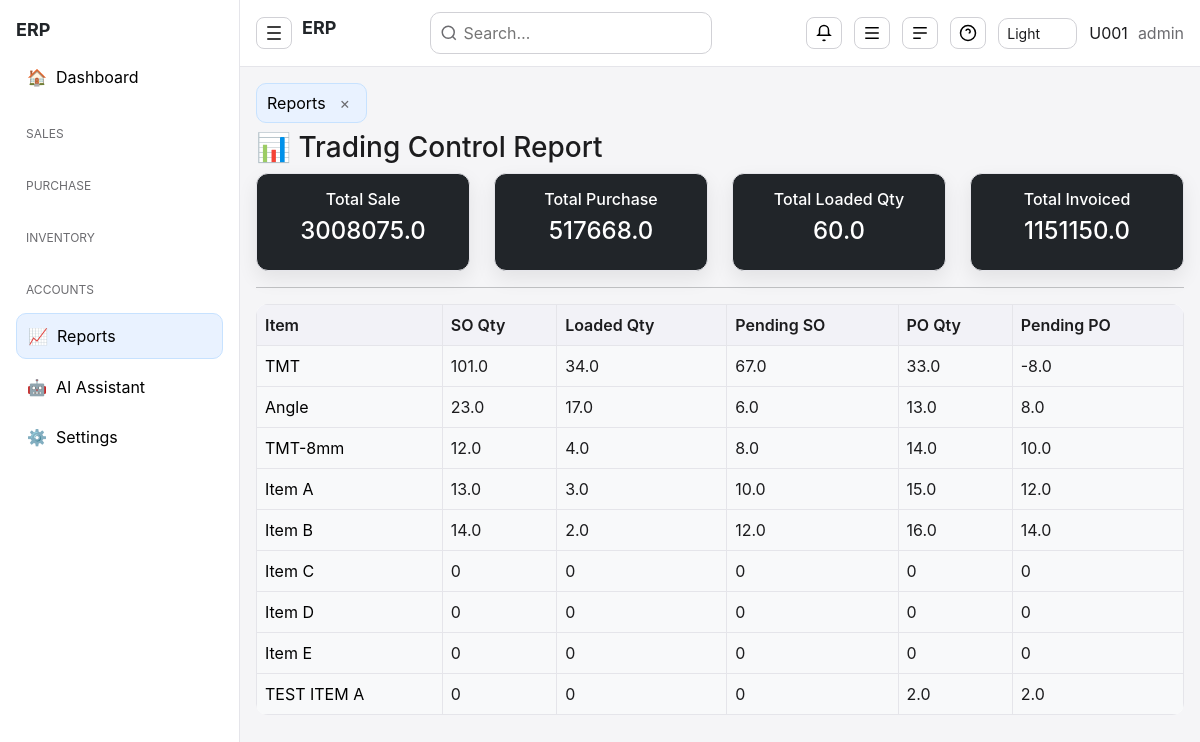
The page /control_report (signed in) on the database its author committed.
### tables this page shows
CREATE TABLE item_mast(
 item_id INTEGER PRIMARY KEY AUTOINCREMENT,
 item_name TEXT
);

### app.py (the view)
@app.route("/control_report")
def control_report():
    if "user" not in session:
        return redirect("/")
    con = db()
    so_total = con.execute("SELECT COALESCE(SUM(amount),0) FROM sale_orders").fetchone()[0]
    po_total = con.execute("SELECT COALESCE(SUM(amount),0) FROM purchase_orders").fetchone()[0]
    loaded_qty = con.execute("SELECT COALESCE(SUM(qty),0) FROM loading_advice_body").fetchone()[0]
    invoice_total = con.execute("SELECT COALESCE(SUM(total),0) FROM sale_invoice_head").fetchone()[0]
    summary = {
        "so_total": so_total,
        "po_total": po_total,
        "loaded_qty": loaded_qty,
        "invoice_total": invoice_total
    }
    items = []
    for i in con.execute("SELECT item_id,item_name FROM item_mast").fetchall():
        item_id, item_name = i[0], i[1]
        so_qty = con.execute("SELECT COALESCE(SUM(qty),0) FROM sale_orders WHERE item_id=?", (item_id,)).fetchone()[0]
        po_qty = con.execute("SELECT COALESCE(SUM(qty),0) FROM purchase_orders WHERE item_id=?", (item_id,)).fetchone()[0]
        loaded = con.execute("""
            SELECT COALESCE(SUM(b.qty),0)
            FROM loading_advice_body b
            JOIN sale_orders s ON b.so_id=s.so_id
            WHERE s.item_id=?
        """, (item_id,)).fetchone()[0]
        pending_so = con.execute("""
            SELECT COALESCE(SUM(qty - supplied_qty),0)
            FROM sale_orders WHERE item_id=?
        """, (item_id,)).fetchone()[0]
        pending_po = con.execute("""
            SELECT COALESCE(SUM(qty - supplied_qty),0)
            FROM purchase_orders WHERE item_id=?
        """, (item_id,)).fetchone()[0]
        items.append((item_name, so_qty, loaded, pending_so, po_qty, pending_po))
    return render_template("control_report.html", summary=summary, items=items)

### app.py (called while the page is built)
def db():
    con = getattr(g, "_db", None)
    if con is None:
        con = sqlite3.connect(DB)
        con.row_factory = sqlite3.Row
        g._db = con
    return con

### templates/control_report.html
{% extends "base.html" %}
{% block content %}
<h3>📊 Trading Control Report</h3>
<div class="row text-center">
<div class="col-md-3">
<div class="card p-3 bg-dark text-white">
<h6>Total Sale</h6>
<h4>{{summary.so_total}}</h4>
</div>
</div>
<div class="col-md-3">
<div class="card p-3 bg-dark text-white">
<h6>Total Purchase</h6>
<h4>{{summary.po_total}}</h4>
</div>
</div>
<div class="col-md-3">
<div class="card p-3 bg-dark text-white">
<h6>Total Loaded Qty</h6>
<h4>{{summary.loaded_qty}}</h4>
</div>
</div>
<div class="col-md-3">
<div class="card p-3 bg-dark text-white">
<h6>Total Invoiced</h6>
<h4>{{summary.invoice_total}}</h4>
</div>
</div>
</div>
<hr>
<table class="table table-bordered table-light">
<tr class="table-secondary">
<th>Item</th>
<th>SO Qty</th>
<th>Loaded Qty</th>
<th>Pending SO</th>
<th>PO Qty</th>
<th>Pending PO</th>
</tr>
{% for i in items %}
<tr>
<td>
<a href="/item_drill/{{i[0]}}">{{i[0]}}</a>
</td>
<td>{{i[1]}}</td>
<td>{{i[2]}}</td>
<td>{{i[3]}}</td>
<td>{{i[4]}}</td>
<td>{{i[5]}}</td>
</tr>
{% endfor %}
</table>
{% endblock %}

### static/css/style.css (style rules this page uses)
body { background:#f5f5f7; font-family: -apple-system,BlinkMacSystemFont, "Segoe UI",Roboto,Ubuntu; }
* { box-sizing:border-box }
body { --center-scale:1 }
.card { background:#ffffff; border-radius:12px; border:1px solid #e5e5ea; box-shadow:0 8px 20px rgba(0,0,0,0.08); color:#1c1c1e; }
.table { background:#ffffff; border-radius:12px; overflow:hidden; }
.table th { background:#f2f2f7; color:#1c1c1e; font-weight:600; }
.table td { color:#1c1c1e }
.table th, .table td { border:1px solid #e5e5ea !important }
a { color:#0a84ff;text-decoration:none }
h1,h2,h3 { color:#1c1c1e }
table,.table { border-collapse:collapse !important }
html:not([data-theme="dark"]) a { color:#000 !important }

### rows shown on the page
item_mast: item_name "TMT", i "101.0", i "34.0", i "67.0", i "33.0", i "-8.0"
item_mast: item_name "Angle", i "23.0", i "17.0", i "6.0", i "13.0", i "8.0"
item_mast: item_name "TMT-8mm", i "12.0", i "4.0", i "8.0", i "14.0", i "10.0"
item_mast: item_name "Item A", i "13.0", i "3.0", i "10.0", i "15.0", i "12.0"
item_mast: item_name "Item B", i "14.0", i "2.0", i "12.0", i "16.0"
item_mast: item_name "Item C", i "0"
item_mast: item_name "Item D", i "0"
item_mast: item_name "Item E", i "0"
item_mast: item_name "TEST ITEM A", i "0", i "2.0"

### other values the page prints
{{ session.user or '' }} "U001"
{{ session.role or '' }} "admin"
{{ summary.so_total }} "3008075.0"
{{ summary.po_total }} "517668.0"
{{ summary.loaded_qty }} "60.0"
{{ summary.invoice_total }} "1151150.0"
